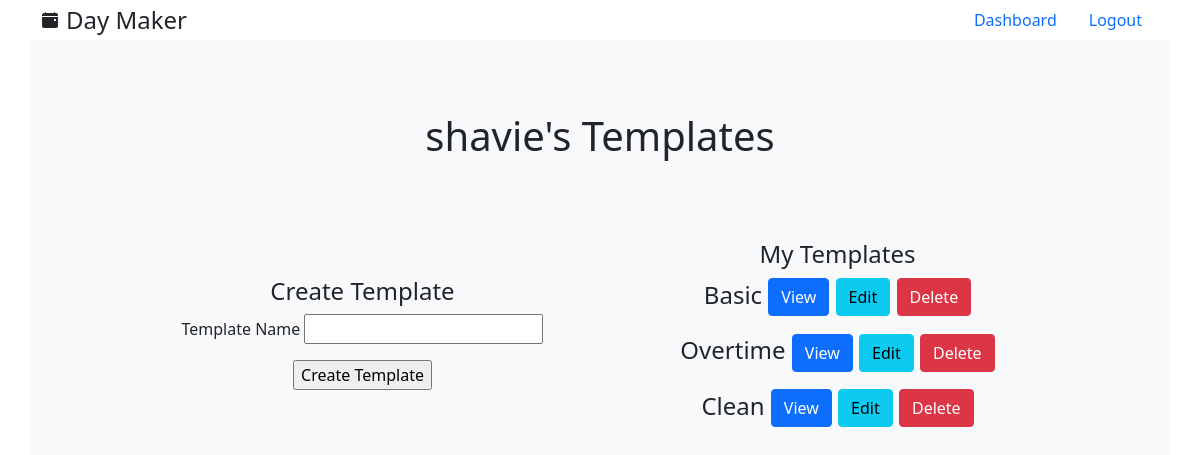
Page /templates (signed in) on the earlier database version.
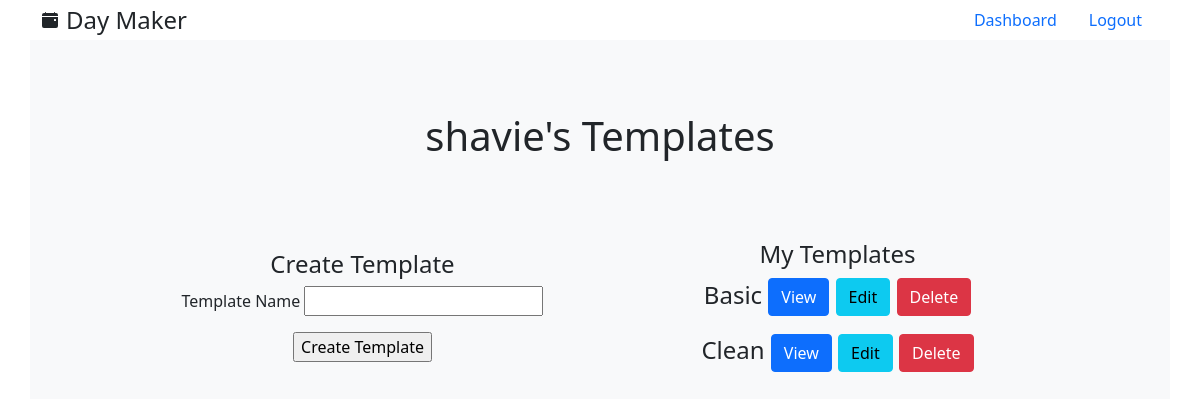
Same page on the later database version.
### models.py (models this page shows)
class Template(db.Model):
    id = db.Column(db.Integer, primary_key = True)
    name = db.Column(db.String(25), index=True)
    todos = db.relationship('Todo', backref='template', lazy='dynamic', cascade='all, delete, delete-orphan')
    schedules = db.relationship('Schedule', backref='template', lazy='dynamic', cascade='all, delete, delete-orphan')
    user_id = db.Column(db.Integer, db.ForeignKey('user.id'))

### routes.py (the view)
@app.route('/templates', methods=['GET', 'POST'])
@login_required
def templates():
    form = TemplateForm()
    if form.validate_on_submit():
      template = Template(name=form.name.data, user_id=current_user.id)
      db.session.add(template)
      db.session.commit()
      flash('Template successfully added')
      return redirect(url_for('templates'))
    return render_template('templates.html', form=form)

### forms.py
class TemplateForm(FlaskForm):
  name = StringField("Template Name", validators=[DataRequired()])
  submit = SubmitField("Create Template")

### routes.py (called while the page is built)
@login_manager.user_loader
def load_user(id):
    return User.query.get(int(id))

### templates/templates.html (shortened to what this page needs)
{% extends 'base.html' %}
{% block content %}
    <div class="container h-100 bg-light">
        <div class="row justify-content-center align-items-center h-25">
            <div class="col-6 text-center">
                <h1>{{current_user.username}}'s Templates</h1>
            </div>
        </div>
        <div class="row justify-content-center align-items-center">
            <div class="col-5 text-center">
                <h4>Create Template</h4>
                <form action="/templates" method="POST">
                    <p>
                        {{ form.name.label }}
                        {{ form.name()}}
                    </p>
                    <p> {{ form.submit() }} </p>
                </form>
            </div>
            <div class="col-5 text-center">
                <h4>My Templates</h4>
                {% for template in current_user.templates %}
                <p class="fs-4">{{ template.name }}</h4>
                <a href="{{ url_for('view_template', template=template.name) }}" class="btn btn-primary">View</a>
                <a href="{{ url_for('edit_template', template=template.name) }}" class="btn btn-info">Edit</a>
                <a href="{{ url_for('delete_template', template=template.name) }}" class="btn btn-danger">Delete</a>
                {% endfor %}
            </div>
        </div>
    </div>
{% endblock %}

Differences in the rows shown:
removed Template: name "Overtime"
